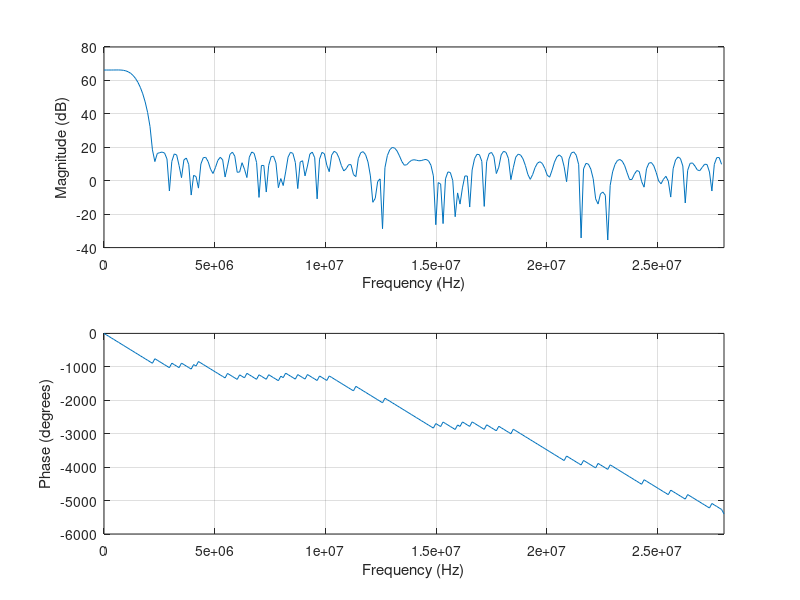

Write MATLAB code to recreate this figure.
% sampling rate
fs =  56.0e6                            % external sampling rate.

% Filter-1 cutoffs
a1 = 0;
a2 = +1.5e6;

% low-pass filter.
b = fir1(127,a2*2/fs);                  % 128 tap low pass filter.
B = 8;                                  % Number of bits
L = floor(log2((2^(B-1)-1)/max(b)));    % Round towards zero to avoid overflow
bsc = b*2^L;                            % scale 
lpf = round(bsc);                       % round: 

d=1

freqz(lpf,d,128,56000000)

fp=fopen('filters.h','a')
fprintf(fp, '\nint8_t FILTER_3_COEFFS[] = {')
fprintf(fp, '%d, ', lpf(1:127))
fprintf(fp, '%d}; ', lpf(128))
fclose(fp)
